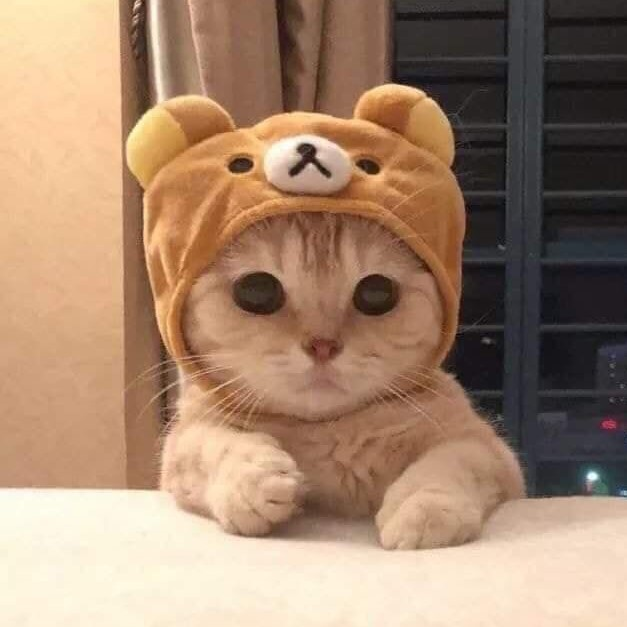
#> input picture opencv/basics/cat.jpg, 627 x 627 px
$ python opencv_getting_setting.py
#> lines starting #> are read from the running program, lines starting #| are printed output that depends on the picture
import argparse
import cv2

parser = argparse.ArgumentParser()
parser.add_argument("-i", "--image", type=str, default="cat.jpg", help="path to input image")
args = vars(parser.parse_args())

image = cv2.imread(args["image"])
#> image is the input picture: shape (627, 627, 3); mean B, G, R 109.9, 133.5, 163.4
(h, w) = image.shape[:2]
#> h = 627; w = 627
cv2.imshow("Original", image)

(b, g, r) = image[299, 399]
#> b = 45; g = 62; r = 101
print("Pixel at (399, 299) - Red: {}, Green: {}, Blue: {}".format(r, g, b))
#| Pixel at (399, 299) - Red: 101, Green: 62, Blue: 45

image[:299, :399] = (0, 255, 0)
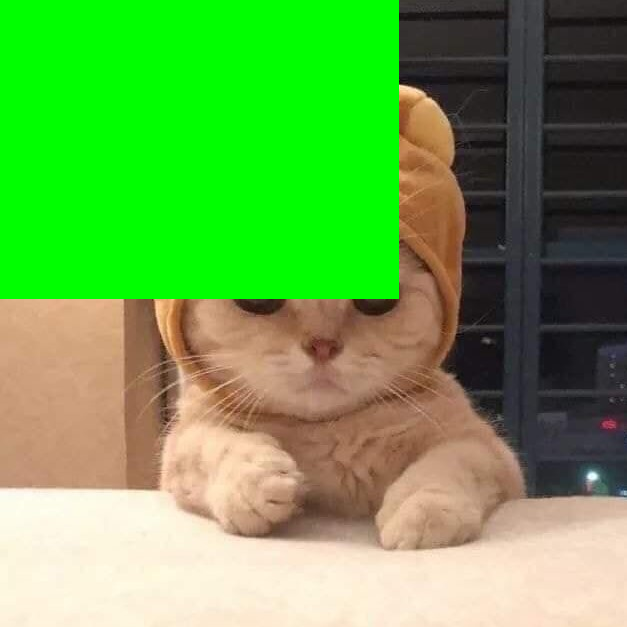
#> image: shape (627, 627, 3); mean B, G, R 77.7, 167.5, 106.7

cv2.imshow("Modified", image)

cv2.waitKey(0)
